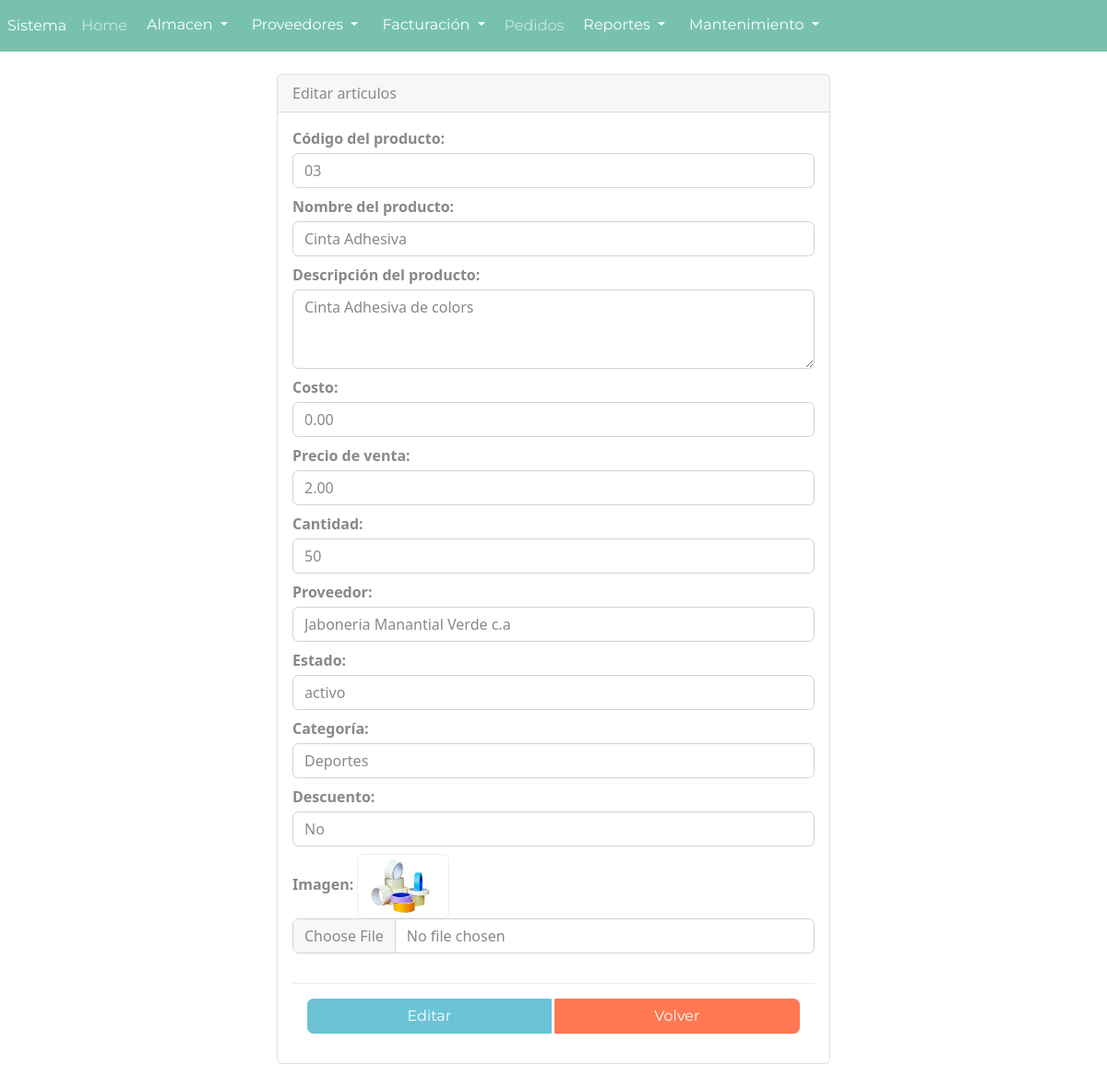
Page /admin/index.php?url=editarArticulos&id_articulos=3 (signed in) on the committed database.
### tables this page shows
CREATE TABLE `articulos` (
  `id_articulos` int(11) NOT NULL,
  `nombre_articulo` varchar(255) NOT NULL,
  `codigo_articulo` varchar(255) NOT NULL,
  `descripcion` varchar(300) NOT NULL,
  `precio_venta` decimal(20,2) NOT NULL,
  `imagen` varchar(255) NOT NULL,
  `cantidad` int(100) NOT NULL,
  `estado` varchar(10) NOT NULL,
  `descuento` varchar(255) NOT NULL,
  `id_categoria` int(11) NOT NULL,
  `id_proveedores` int(11) NOT NULL,
  `costo` decimal(20,2) NOT NULL
);

CREATE TABLE `proveedores` (
  `id_proveedores` int(11) NOT NULL,
  `nombre_proveedor` varchar(255) NOT NULL,
  `telefono_proveedor` varchar(15) NOT NULL,
  `correo_proveedor` varchar(255) NOT NULL,
  `direccion` varchar(255) NOT NULL
);

CREATE TABLE `categoria` (
  `id_categoria` int(11) NOT NULL,
  `categoria` varchar(100) NOT NULL,
  `descripcion` varchar(255) NOT NULL
);

### admin/content/controller/editarArticulosController.php (called while the page is built, shortened)
<?php
$id_articulos=$_GET['id_articulos'];
$buscar=articulos::consultarArticulosPorID($id_articulos);
include_once("view/articulos/editarArticulosView.php");
?>

### admin/index.php (called while the page is built, shortened)
<?php
$IndexSystem = new frontController($_REQUEST);
?>

### admin/content/models/articulosModel.php (called while the page is built, shortened)
<?php
class articulosModel extends BD{
    public static function consultarArticulosPorID($id_articulos){
        $conexionBD=BD::crearInstancia();
        $sql= $conexionBD->prepare("SELECT categoria.categoria, categoria.id_categoria, proveedores.id_proveedores, proveedores.nombre_proveedor, articulos.*
        FROM articulos
        INNER JOIN categoria ON categoria.id_categoria=articulos.id_categoria
        INNER JOIN proveedores ON proveedores.id_proveedores=articulos.id_proveedores
        WHERE articulos.id_articulos=?");
        $sql->execute(array($id_articulos));
        $articulos=$sql->fetch(PDO::FETCH_LAZY);
        return $articulos;
    }
}
?>

### admin/view/articulos/editarArticulosView.php (the view, shortened to what this page needs)
<!DOCTYPE html>
<html lang="en">
<head>
</head>
<body>
<?php require_once "content/component/initComponent.php"; ?>
<div class="offset-md-3 col-md-6">
    <br>
    <div class="card">
        <div class="card-header">
            Editar artículos
        </div>
        <div class="card-body">
            <form method="POST" enctype="multipart/form-data" action="">
                <div class = "form-group">
                    <label for="codigo_articulo" class="fw-bold mb-1">Código del producto: </label>
                    <input type="text" required class="form-control mb-2" value="<?php echo $buscar->codigo_articulo;?>" id="ecodigo_articulo" name="ecodigo_articulo" placeholder="Código del producto">
                </div>
                <div class = "form-group">
                    <label for="nombre_articulo" class="fw-bold mb-1">Nombre del producto: </label>
                    <input type="text" required class="form-control mb-2" value="<?php echo $buscar->nombre_articulo;?>" id="enombre_articulo" name="enombre_articulo" placeholder="Nombre del producto">
                </div>
                <div class="form-group">
                    <label for="descripcion" class="fw-bold mb-1">Descripción del producto:</label>
                    <textarea class="form-control mb-2" value="<?php echo $buscar->descripcion;?>" name="edescripcion" id="edescripcion" rows="3"><?php echo $buscar->descripcion;?></textarea>
                </div>
                <div class = "form-group">
                    <label for="costo" class="fw-bold mb-1">Costo: </label>
                    <input type="text" required class="form-control mb-2" value="<?php echo $buscar->costo;?>" id="ecosto" name="ecosto" placeholder="Costo">
                </div>
                <div class = "form-group">
                    <label for="precio_venta" class="fw-bold mb-1">Precio de venta: </label>
                    <input type="text" required class="form-control mb-2" value="<?php echo $buscar->precio_venta;?>" id="eprecio_venta" name="eprecio_venta" placeholder="Precio de venta">
                </div>
                <div class = "form-group">
                    <label for="cantidad" class="fw-bold mb-1">Cantidad: </label>
                    <input type="text" required class="form-control mb-2" value="<?php echo $buscar->cantidad;?>" id="ecantidad" name="ecantidad" placeholder="Cantidad">
                </div>
                <div class="form-group">
                    <label for="proveedor" class="fw-bold mb-1">Proveedor: </label>
                    <select class="form-control mb-2" name="iproveedor" id="iproveedor" >
                    <option value="<?php echo $buscar->id_proveedores;?>"><?php echo $buscar->nombre_proveedor;?></option>
                    </select>
                </div>
                <div class="form-group">
                    <label for="estado" class="fw-bold mb-1">Estado: </label><span>
                    <select class="form-control mb-2" name="iestado" id="iestado">
                    <option><?php echo $buscar->estado;?></option>
                    </select>
                </div>
                <div class="form-group">
                    <label for="categoria" class="fw-bold mb-1">Categoría: </label>
                    <select class="form-control mb-2" name="icategoria" id="icategoria" >
                    <option value="<?php echo $buscar->id_categoria;?>"><?php echo $buscar->categoria;?></option>
                    </select>
                </div>
                <div class="form-group">
                    <label for="estado" class="fw-bold mb-1">Descuento: </label>
                    <select class="form-control mb-2" name="idescuento" id="idescuento">
                    <option><?php echo $buscar->descuento;?></option>
                    </select>
                </div>
                <div class = "form-group">
                    <label for="imagen" class="fw-bold mb-1">Imagen: </label>
                    <img class="img-thumbnail rounded" id="img" src="../asset/img/<?php echo $buscar->imagen;?>" width="100" alt="" name="aimagen">
                    <input type="file" class="form-control mb-2" id="eimagen" name="eimagen" placeholder="Añadir archivo" value="<?php echo $buscar->imagen;?>">
                </div>
                <br>
                <div class="btn-group modal-footer" role="group" aria-label="">
                    <button id="" type="submit" name="editar"  value="Editar" class="btn btn-info">Editar</button>
                    <a onClick='history.go(-1);' type="" name="cerrar" value="Volver" class="btn btn-danger" data-bs-dismiss="modal">Volver</a>
                </div>
            </form>
        </div>
    </div>
    <br>
</div>
</body>
<br><br>
</html>

### admin/asset/css/app.css (style rules this page uses)
* { box-sizing: border-box; margin: 0; padding: 0; }

### rows in the picture
articulos: ecodigo_articulo "03", enombre_articulo "Cinta Adhesiva", edescripcion "Cinta Adhesiva de colors", ecosto "0.00", eprecio_venta "2.00", ecantidad "50", iproveedor "Jaboneria Manantial Verde c.a", iestado "activo", icategoria "Deportes", idescuento "No", imagen (picture)
